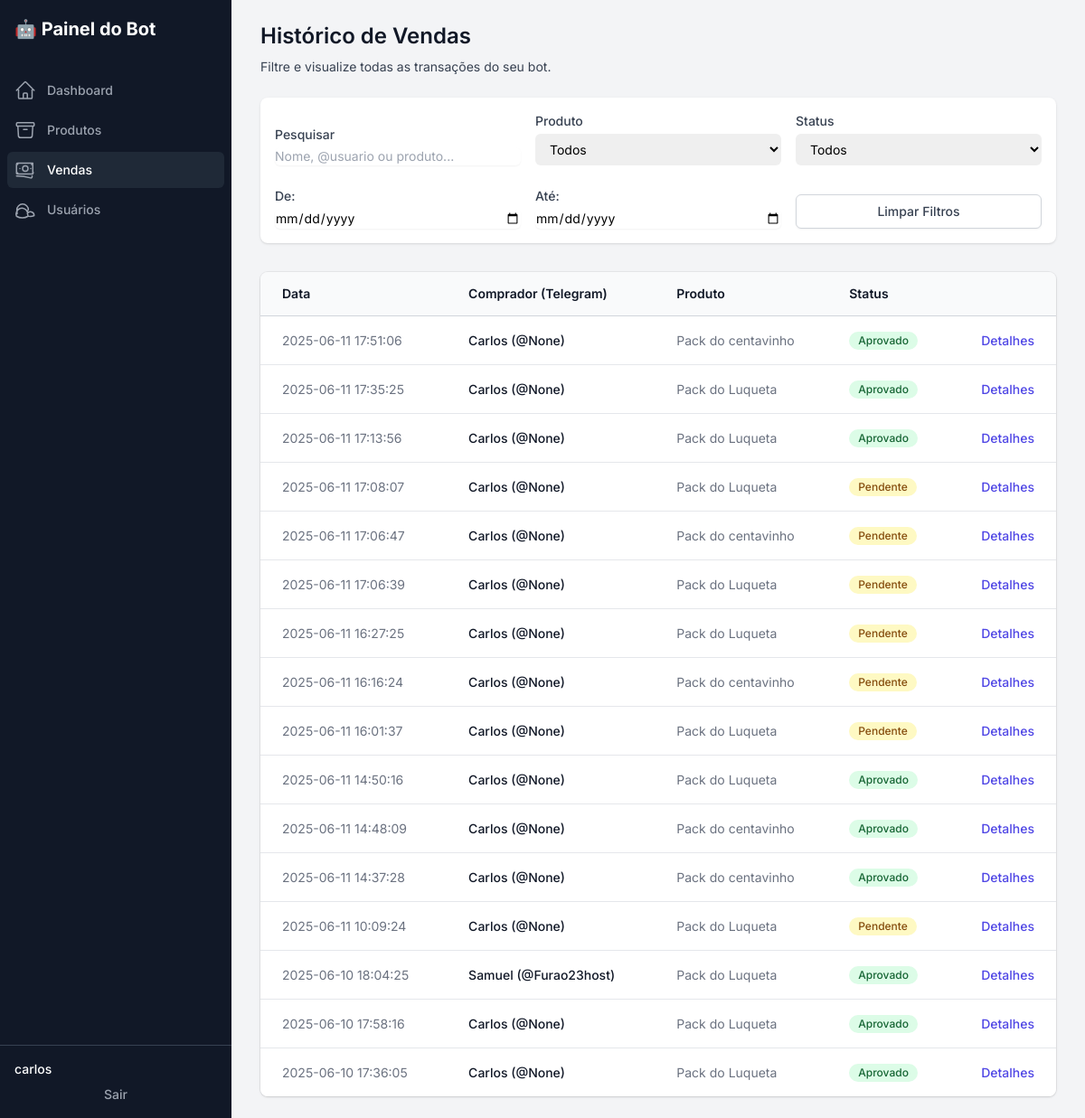
The page /vendas (signed in) on the database its author committed.
### tables this page shows
CREATE TABLE users (
    id INTEGER PRIMARY KEY,
    username TEXT,
    first_name TEXT,
    last_name TEXT,
    data_registro TEXT
);

CREATE TABLE vendas (
    id INTEGER PRIMARY KEY AUTOINCREMENT,
    user_id INTEGER,
    produto_id INTEGER,
    preco REAL, 
    payment_id TEXT,
    status TEXT,
    data_venda TEXT,
    payer_name TEXT,
    payer_email TEXT,
    FOREIGN KEY (user_id) REFERENCES users (id),
    FOREIGN KEY (produto_id) REFERENCES produtos (id)
);

CREATE TABLE produtos (
    id INTEGER PRIMARY KEY AUTOINCREMENT,
    nome TEXT NOT NULL,
    preco REAL NOT NULL,
    link TEXT NOT NULL
);

### app.py (the view)
@app.route('/vendas')
def vendas():
    if not session.get('logged_in'): return redirect(url_for('login'))
    conn = get_db_connection()
    produtos_disponiveis = conn.execute('SELECT id, nome FROM produtos ORDER BY nome').fetchall()
    query_base = '''
        SELECT T.*
        FROM (
            SELECT v.id, u.username, u.first_name, p.nome, v.preco, v.data_venda, p.id as produto_id,
                   CASE
                       WHEN v.status = 'aprovado' THEN 'aprovado'
                       WHEN v.status = 'pendente' AND DATETIME('now', 'localtime', '-24 hours') > DATETIME(v.data_venda) THEN 'cancelado'
                       ELSE 'pendente'
                   END AS status
            FROM vendas v
            JOIN users u ON v.user_id = u.id
            JOIN produtos p ON v.produto_id = p.id
        ) AS T
    '''
    conditions, params = [], []
    data_inicio_str, data_fim_str, pesquisa_str, produto_id_str, status_str = (
        request.args.get('data_inicio'), request.args.get('data_fim'),
        request.args.get('pesquisa'), request.args.get('produto_id'), request.args.get('status')
    )
    if data_inicio_str: conditions.append("DATE(T.data_venda) >= ?"); params.append(data_inicio_str)
    if data_fim_str: conditions.append("DATE(T.data_venda) <= ?"); params.append(data_fim_str)
    if pesquisa_str: conditions.append("(T.username LIKE ? OR T.nome LIKE ? OR T.first_name LIKE ?)"); params.extend([f'%{pesquisa_str}%'] * 3)
    if produto_id_str: conditions.append("T.produto_id = ?"); params.append(produto_id_str)
    if status_str: conditions.append("T.status = ?"); params.append(status_str)
    if conditions: query_base += " WHERE " + " AND ".join(conditions)
    query_base += " ORDER BY T.id DESC"
    lista_vendas = conn.execute(query_base, tuple(params)).fetchall()
    conn.close()
    return render_template('vendas.html', vendas=lista_vendas, produtos_disponiveis=produtos_disponiveis)

### app.py (called while the page is built)
def get_db_connection():
    conn = sqlite3.connect(DB_NAME)
    conn.row_factory = sqlite3.Row
    return conn

### templates/vendas.html (shortened to what this page needs)
{% extends "layout.html" %}
{% block content %}
<div class="sm:flex sm:items-center sm:justify-between">
    <div class="sm:flex-auto">
        <h1 class="text-2xl font-semibold text-gray-900">Histórico de Vendas</h1>
        <p class="mt-2 text-sm text-gray-700">Filtre e visualize todas as transações do seu bot.</p>
    </div>
</div>
<div class="mt-6 p-4 bg-white rounded-lg shadow">
    <form id="filterForm" method="GET" action="{{ url_for('vendas') }}">
        <div class="grid grid-cols-1 md:grid-cols-12 gap-x-4 gap-y-6 items-end">
            <div class="md:col-span-4"><label for="pesquisa" class="block text-sm font-medium text-gray-700">Pesquisar</label><input type="text" name="pesquisa" id="pesquisa" value="{{ request.args.get('pesquisa', '') }}" class="filter-input mt-1 block w-full rounded-md border-gray-300 shadow-sm focus:border-indigo-500 focus:ring-indigo-500 sm:text-sm" placeholder="Nome, @usuario ou produto..."></div>
            <div class="md:col-span-4"><label for="produto_id" class="block text-sm font-medium text-gray-700">Produto</label><select id="produto_id" name="produto_id" class="filter-input mt-1 block w-full rounded-md border-gray-300 py-2 pl-3 pr-10 text-base focus:border-indigo-500 focus:outline-none focus:ring-indigo-500 sm:text-sm"><option value="">Todos</option></select></div>
            <div class="md:col-span-4"><label for="status" class="block text-sm font-medium text-gray-700">Status</label><select id="status" name="status" class="filter-input mt-1 block w-full rounded-md border-gray-300 py-2 pl-3 pr-10 text-base focus:border-indigo-500 focus:outline-none focus:ring-indigo-500 sm:text-sm"><option value="">Todos</option></select></div>
            <div class="md:col-span-4"><label for="data_inicio" class="block text-sm font-medium text-gray-700">De:</label><input type="date" name="data_inicio" id="data_inicio" value="{{ request.args.get('data_inicio', '') }}" class="filter-input mt-1 block w-full rounded-md border-gray-300 shadow-sm focus:border-indigo-500 focus:ring-indigo-500 sm:text-sm"></div>
            <div class="md:col-span-4"><label for="data_fim" class="block text-sm font-medium text-gray-700">Até:</label><input type="date" name="data_fim" id="data_fim" value="{{ request.args.get('data_fim', '') }}" class="filter-input mt-1 block w-full rounded-md border-gray-300 shadow-sm focus:border-indigo-500 focus:ring-indigo-500 sm:text-sm"></div>
            <div class="md:col-span-4 flex items-end"><a href="{{ url_for('vendas') }}" class="flex w-full justify-center rounded-md border border-gray-300 bg-white py-2 px-4 text-sm font-medium text-gray-700 shadow-sm hover:bg-gray-50">Limpar Filtros</a></div>
        </div>
    </form>
</div>
<div class="mt-8 flow-root">
    <div class="-mx-4 -my-2 overflow-x-auto sm:-mx-6 lg:-mx-8">
      <div class="inline-block min-w-full py-2 align-middle sm:px-6 lg:px-8">
        <div class="overflow-hidden shadow ring-1 ring-black ring-opacity-5 sm:rounded-lg">
          <table class="min-w-full divide-y divide-gray-300">
            <thead class="bg-gray-50">
              <tr>
                <th scope="col" class="py-3.5 pl-4 pr-3 text-left text-sm font-semibold text-gray-900 sm:pl-6">Data</th>
                <th scope="col" class="px-3 py-3.5 text-left text-sm font-semibold text-gray-900">Comprador (Telegram)</th>
                <th scope="col" class="px-3 py-3.5 text-left text-sm font-semibold text-gray-900">Produto</th>
                <th scope="col" class="px-3 py-3.5 text-left text-sm font-semibold text-gray-900">Status</th>
                <th scope="col" class="relative py-3.5 pl-3 pr-4 sm:pr-6"><span class="sr-only">Ações</span></th>
              </tr>
            </thead>
            <tbody id="vendas-table-body" class="divide-y divide-gray-200 bg-white">
              {% for venda in vendas %}
              <tr>
                <td class="whitespace-nowrap py-4 pl-4 pr-3 text-sm text-gray-500 sm:pl-6">{{ venda.data_venda }}</td>
                <td class="whitespace-nowrap px-3 py-4 text-sm font-medium text-gray-900">{{ venda.first_name }} (@{{ venda.username }})</td>
                <td class="whitespace-nowrap px-3 py-4 text-sm text-gray-500">{{ venda.nome }}</td>
                <td class="whitespace-nowrap px-3 py-4 text-sm text-gray-500">
                    {% if venda.status == 'aprovado' %}<span class="inline-flex items-center rounded-full bg-green-100 px-2.5 py-0.5 text-xs font-medium text-green-800">Aprovado</span>
                    {% elif venda.status == 'cancelado' %}<span class="inline-flex items-center rounded-full bg-gray-100 px-2.5 py-0.5 text-xs font-medium text-gray-800">Cancelado</span>
                    {% else %}<span class="inline-flex items-center rounded-full bg-yellow-100 px-2.5 py-0.5 text-xs font-medium text-yellow-800">Pendente</span>
                    {% endif %}
                </td>
                <td class="relative whitespace-nowrap py-4 pl-3 pr-4 text-right text-sm font-medium sm:pr-6">
                    <button data-id="{{ venda.id }}" class="open-modal-button text-indigo-600 hover:text-indigo-900">Detalhes</button>
                </td>
              </tr>
              {% else %}
              <tr><td colspan="5" class="py-4 text-center text-sm text-gray-500">Nenhuma venda encontrada.</td></tr>
              {% endfor %}
            </tbody>
          </table>
        </div>
      </div>
    </div>
</div>
{% endblock %}

### templates/layout.html (shortened to what this page needs)
<!DOCTYPE html>
<html lang="pt-br" class="h-full bg-gray-100">
<head>
    <script src="https://cdn.tailwindcss.com"></script>
</head>
<body class="h-full">
<div class="min-h-full">
  <div class="fixed inset-y-0 flex w-64 flex-col bg-gray-900">
    <div class="flex min-h-0 flex-1 flex-col">
      <div class="flex h-16 flex-shrink-0 items-center bg-gray-900 px-4">
        <h1 class="text-xl font-bold text-white">🤖 Painel do Bot</h1>
      </div>
      <div class="flex flex-1 flex-col overflow-y-auto">
        <nav class="flex-1 space-y-1 px-2 py-4">
          <a href="{{ url_for('index') }}" class="{{ 'bg-gray-800 text-white' if request.path == url_for('index') else 'text-gray-400 hover:bg-gray-800 hover:text-white' }} group flex items-center rounded-md px-2 py-2 text-sm font-medium">
            Dashboard
          </a>
          <a href="{{ url_for('produtos') }}" class="{{ 'bg-gray-800 text-white' if request.path == url_for('produtos') else 'text-gray-400 hover:bg-gray-800 hover:text-white' }} group flex items-center rounded-md px-2 py-2 text-sm font-medium">
            Produtos
          </a>
          <a href="{{ url_for('vendas') }}" class="{{ 'bg-gray-800 text-white' if request.path == url_for('vendas') else 'text-gray-400 hover:bg-gray-800 hover:text-white' }} group flex items-center rounded-md px-2 py-2 text-sm font-medium">
            Vendas
          </a>
          <a href="{{ url_for('usuarios') }}" class="{{ 'bg-gray-800 text-white' if request.path == url_for('usuarios') else 'text-gray-400 hover:bg-gray-800 hover:text-white' }} group flex items-center rounded-md px-2 py-2 text-sm font-medium">
            Usuários
          </a>
        </nav>
      </div>
       <div class="flex flex-shrink-0 border-t border-gray-700 p-4">
        <div class="flex-shrink-0 w-full">
            <div class="flex items-center">
                <div>
                    <p class="text-sm font-medium text-white">{{ session.username }}</p>
                </div>
            </div>
            <a href="{{ url_for('logout') }}" class="mt-2 block w-full text-center text-sm font-medium text-gray-400 hover:text-white">Sair</a>
        </div>
      </div>
    </div>
  </div>
  <div class="flex flex-1 flex-col md:pl-64">
    <main class="flex-1">
      <div class="py-6">
        <div class="mx-auto max-w-7xl px-4 sm:px-6 md:px-8">
            {% block content %}{% endblock %}
        </div>
      </div>
    </main>
  </div>
</div>
</body>
</html>

### templates/layout.html (style rules this page uses)
body { font-family: 'Inter', sans-serif; }

### rows shown on the page
users: username "carlos"
vendas: data_venda "2025-06-11 17:51:06", first_name "Carlos", username "None", nome "Pack do centavinho", shows "Aprovado"
vendas: data_venda "2025-06-11 17:35:25", first_name "Carlos", username "None", nome "Pack do Luqueta", shows "Aprovado"
vendas: data_venda "2025-06-11 17:13:56", first_name "Carlos", username "None", nome "Pack do Luqueta", shows "Aprovado"
vendas: data_venda "2025-06-11 17:08:07", first_name "Carlos", username "None", nome "Pack do Luqueta", shows "Pendente"
vendas: data_venda "2025-06-11 17:06:47", first_name "Carlos", username "None", nome "Pack do centavinho", shows "Pendente"
vendas: data_venda "2025-06-11 17:06:39", first_name "Carlos", username "None", nome "Pack do Luqueta", shows "Pendente"
vendas: data_venda "2025-06-11 16:27:25", first_name "Carlos", username "None", nome "Pack do Luqueta", shows "Pendente"
vendas: data_venda "2025-06-11 16:16:24", first_name "Carlos", username "None", nome "Pack do centavinho", shows "Pendente"
vendas: data_venda "2025-06-11 16:01:37", first_name "Carlos", username "None", nome "Pack do Luqueta", shows "Pendente"
vendas: data_venda "2025-06-11 14:50:16", first_name "Carlos", username "None", nome "Pack do Luqueta", shows "Aprovado"
vendas: data_venda "2025-06-11 14:48:09", first_name "Carlos", username "None", nome "Pack do centavinho", shows "Aprovado"
vendas: data_venda "2025-06-11 14:37:28", first_name "Carlos", username "None", nome "Pack do centavinho", shows "Aprovado"
vendas: data_venda "2025-06-11 10:09:24", first_name "Carlos", username "None", nome "Pack do Luqueta", shows "Pendente"
vendas: data_venda "2025-06-10 18:04:25", first_name "Samuel", username "Furao23host", nome "Pack do Luqueta", shows "Aprovado"
vendas: data_venda "2025-06-10 17:58:16", first_name "Carlos", username "None", nome "Pack do Luqueta", shows "Aprovado"
vendas: data_venda "2025-06-10 17:36:05", first_name "Carlos", username "None", nome "Pack do Luqueta", shows "Aprovado"
